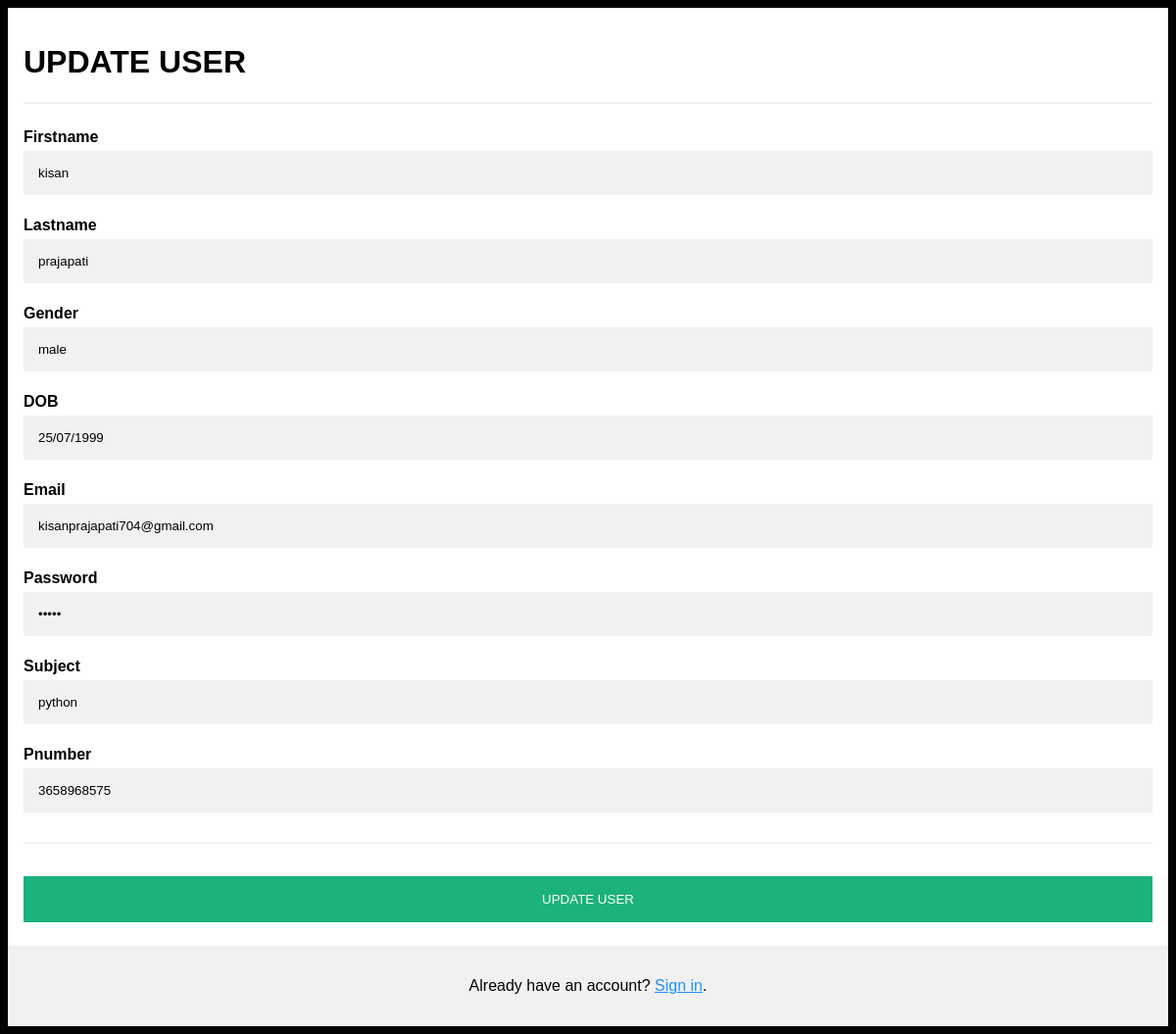
Screenshot of /edit-user/5/ with the database file from the repository.
### myapp/models.py (models this page shows, shortened)
class Students(models.Model):
    firstname = models.CharField(max_length=50)
    lastname = models.CharField(max_length=50)
    gender = models.CharField(max_length=20)
    dob = models.CharField(max_length=20)
    email = models.EmailField(max_length=30)
    password = models.CharField(max_length=50,null=True)
    subject = models.CharField(max_length=20)
    pnumber = models.CharField(max_length=15,unique=True)

### myapp/views.py (the view)
# urls.py: path('edit-user/<int:pk>/',views.edit_user,name="edit-user"),
def edit_user(request,pk):
    sid = Students.objects.get(id = pk)
    context = {
        "sid" : sid,
    }
    return render(request,"myapp/update_data.html",context)

### myapp/templates/myapp/update_data.html (shortened to what this page needs)
<!DOCTYPE html>
<html>
<head>
</head>
<body>
<form action="{% url 'update-user' %}" method="post">
  <div class="container">
    <h1>UPDATE USER</h1>
    <hr>
    <label for="firstname"><b>Firstname</b></label>
    <input type="text" placeholder="Enter firstname" name="firstname" id="firstname" value="{{sid.firstname}}" required>
    <label for="lastname"><b>Lastname</b></label>
    <input type="text" placeholder="Enter lastname" name="lastname" id="lastname" value="{{sid.lastname}}" required>
    <label for="gender"><b>Gender</b></label>
    <input type="text" placeholder="Enter gender" name="gender" id="gender" value="{{sid.gender}}" required>
    <label for="dob"><b>DOB</b></label>
    <input type="text" placeholder="Enter dob" name="dob" id="dob" value="{{sid.dob}}" required>
    <label for="email"><b>Email</b></label>
    <input type="text" placeholder="Enter Email" name="email" id="email" value="{{sid.email}}"required>
    <label for="password"><b>Password</b></label>
    <input type="password" placeholder="Enter Password" name="password" id="password" value="{{sid.password}}" required>
    <label for="subject"><b>Subject</b></label>
    <input type="text" placeholder="Enter subject" name="subject" id="subject" value="{{sid.subject}}" required>
    <label for="pnumber"><b>Pnumber</b></label>
    <input type="text" placeholder="Enter pnumber" name="pnumber" id="pnumber" value="{{sid.pnumber}}" required>
    <hr>
    <input type="submit" class="registerbtn" value="UPDATE USER">
  </div>
  <div class="container signin">
    <p>Already have an account? <a href="#">Sign in</a>.</p>
  </div>
</form>
</body>
</html>

### myapp/templates/myapp/update_data.html (style rules this page uses)
body { font-family: Arial, Helvetica, sans-serif; background-color: black; }
* { box-sizing: border-box; }
.container { padding: 16px; background-color: white; }
input[type=text], input[type=password] { width: 100%; padding: 15px; margin: 5px 0 22px 0; display: inline-block; border: none; background: #f1f1f1; }
hr { border: 1px solid #f1f1f1; margin-bottom: 25px; }
.registerbtn { background-color: #04AA6D; color: white; padding: 16px 20px; margin: 8px 0; border: none; cursor: pointer; width: 100%; opacity: 0.9; }
a { color: dodgerblue; }
.signin { background-color: #f1f1f1; text-align: center; }

### rows the page displays
Students: firstname "kisan", lastname "prajapati", gender "male", dob "25/07/1999", email "kisanprajapati704@gmail.com", subject "python", pnumber "3658968575"
